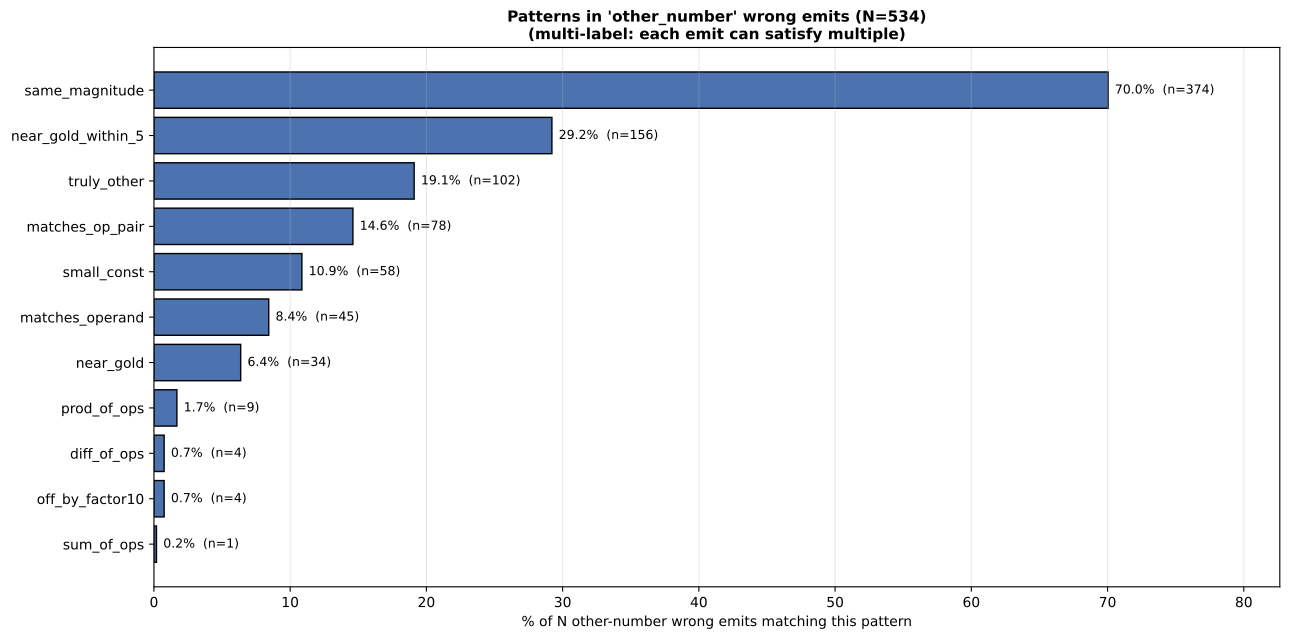

This chart was generated by the following Python code:
"""For 'other_number' wrong emits (the 88% of pre-rescue emits that are
neither markers nor zero nor unparsed), categorize what they actually are.

Categories tested for each wrong-emit value v vs gold g and question numbers
ops = [...]:
  - 'operand'       : v equals any number that appears in the question
  - 'sum_of_ops'    : v == sum(ops)
  - 'prod_of_ops'   : v == product(ops)
  - 'diff_of_ops'   : v == ops[0] − sum(ops[1:])
  - 'op_pair'       : v == any op_i ± op_j or op_i × op_j or op_i / op_j  (for any i ≠ j)
  - 'gold_off_by_1' : |v − g| ∈ {1}
  - 'gold_off_by_10': |v − g| ∈ {10, 100, 1000} or by-factor 10
  - 'small_const'   : v ∈ {0, 1, 2, 3, 5, 10, 100, 1000}
  - 'same_magnitude': same number of integer digits as g
  - 'other'         : none of the above

Output: other_number_patterns_gsm8k.{json,pdf}
"""
from __future__ import annotations

import json, re
from collections import Counter, defaultdict
from itertools import permutations
from pathlib import Path

import matplotlib
matplotlib.rcParams["text.parse_math"] = False
import matplotlib.pyplot as plt
import numpy as np
from matplotlib.backends.backend_pdf import PdfPages

PD = Path(__file__).resolve().parent
REPO = Path(__file__).resolve().parents[2]
FD_JSON = REPO / "experiments" / "computation_probes" / "force_decode_per_step_gsm8k.json"
OUT_JSON = PD / "other_number_patterns_gsm8k.json"
OUT_PDF = PD / "other_number_patterns_gsm8k.pdf"


def parse_markers(s):
    s = s.replace(",", "")
    return re.findall(r"<<(-?\d+\.?\d*)\s*([+\-*/])\s*(-?\d+\.?\d*)\s*=\s*(-?\d+\.?\d*)>>", s)


def emit_final(s):
    s = s.replace(",", "")
    nums = re.findall(r"-?\d+\.?\d*", s)
    if not nums: return None
    try: return float(nums[-1])
    except: return None


def extract_question_numbers(q):
    """Find all numeric values mentioned in the question text."""
    s = q.replace(",", "")
    nums = re.findall(r"-?\d+\.?\d*", s)
    out = []
    for n in nums:
        try: out.append(float(n))
        except: pass
    return out


def safe_div(a, b):
    if b == 0: return None
    return a / b


def n_digits(x):
    if x is None: return -1
    return len(str(int(abs(x)))) if x == int(x) else len(str(int(abs(x))))


def categorize(v, gold, ops, markers):
    """Return a SET of categories matching this wrong-emit value."""
    cats = set()
    if v is None:
        return {"unparsed"}
    # Markers (any intermediate marker result)
    for m in markers:
        if abs(v - m[3]) < 1e-3:
            cats.add("matches_marker"); break
    # Direct operand match
    if any(abs(v - x) < 1e-3 for x in ops):
        cats.add("matches_operand")
    # Full-chain alternative ops
    if ops and abs(v - sum(ops)) < 1e-3:
        cats.add("sum_of_ops")
    if ops:
        prod = 1.0
        for x in ops: prod *= x
        if abs(v - prod) < 1e-3:
            cats.add("prod_of_ops")
    if ops and len(ops) >= 2 and abs(v - (ops[0] - sum(ops[1:]))) < 1e-3:
        cats.add("diff_of_ops")
    # Any pair-op
    for i in range(len(ops)):
        for j in range(len(ops)):
            if i == j: continue
            a, b = ops[i], ops[j]
            for r in [a + b, a - b, a * b, safe_div(a, b)]:
                if r is None: continue
                if abs(v - r) < 1e-3:
                    cats.add("matches_op_pair"); break
            if "matches_op_pair" in cats: break
        if "matches_op_pair" in cats: break
    # Off-by-small
    if abs(v - gold) <= 1:
        cats.add("near_gold")  # ±1
    if 0 < abs(v - gold) <= 5:
        cats.add("near_gold_within_5")
    # Off by factor of 10
    if gold != 0 and v != 0:
        ratio = v / gold
        for f in [10, 0.1, 100, 0.01, 1000, 0.001]:
            if abs(ratio - f) < 1e-3:
                cats.add("off_by_factor10"); break
    # Magnitude match
    if abs(v) > 0 and abs(gold) > 0:
        if int(np.log10(abs(v))) == int(np.log10(abs(gold))):
            cats.add("same_magnitude")
    # Small constant
    if v in [0, 1, 2, 3, 4, 5, 10, 100, 1000]:
        cats.add("small_const")
    # If nothing matched
    if not cats:
        cats.add("truly_other")
    return cats


def main():
    fd = json.load(open(FD_JSON))
    from datasets import load_dataset
    ds = load_dataset("gsm8k", "main")["test"]

    rows = fd["rows"]
    n_steps = len(rows[0]["step_emits"])

    # Collect all "other_number" wrong emits from CORRECT-AT-STEP-6 problems
    # (those that needed rescue), so we focus on the pre-rescue cohort.
    wrong_emits = []   # list of dicts: {idx, step, v, gold, ops, markers, q}
    for r in rows:
        idx = r["idx"]
        ex = ds[idx]
        gold_match = re.search(r"####\s*(-?\d+\.?\d*)", ex["answer"].replace(",", ""))
        if gold_match is None: continue
        gold = float(gold_match.group(1))
        markers = [(float(a), op, float(b), float(c))
                   for a, op, b, c in parse_markers(ex["answer"])]
        emit_vals = [emit_final(e) for e in r["step_emits"]]
        step_correct = [v is not None and abs(v - gold) < 1e-3 for v in emit_vals]
        if not step_correct[-1]: continue   # focus on correct-at-step-6 only
        first_correct = next((k for k, c in enumerate(step_correct) if c), -1)
        if first_correct < 1: continue   # skip 'already-correct' problems
        ops = extract_question_numbers(ex["question"])
        for k in range(first_correct):
            v = emit_vals[k]
            if v is None or v == 0: continue
            # check it's "other_number" — i.e., NOT a marker match
            is_marker = markers and any(abs(v - m[3]) < 1e-3 for m in markers)
            if is_marker: continue
            wrong_emits.append({
                "idx": idx, "step": k + 1, "v": v, "gold": gold,
                "ops": ops, "markers": markers,
                "first_correct_step": first_correct + 1,
                "q": ex["question"].strip().replace("  ", " "),
                "emit_text": r["step_emits"][k],
            })

    print(f"  N other-number wrong emits to categorize: {len(wrong_emits)}")

    # Categorize each
    counts = Counter()
    by_first = defaultdict(Counter)
    examples_per_cat = defaultdict(list)
    for w in wrong_emits:
        cats = categorize(w["v"], w["gold"], w["ops"], w["markers"])
        for c in cats: counts[c] += 1
        for c in cats: by_first[w["first_correct_step"]][c] += 1
        # collect samples
        primary_cat = "truly_other"
        for c in ["matches_operand", "matches_op_pair", "sum_of_ops",
                  "prod_of_ops", "diff_of_ops", "small_const",
                  "off_by_factor10", "near_gold", "near_gold_within_5",
                  "same_magnitude"]:
            if c in cats:
                primary_cat = c; break
        if len(examples_per_cat[primary_cat]) < 5:
            examples_per_cat[primary_cat].append({
                "idx": w["idx"], "step": w["step"], "v": w["v"], "gold": w["gold"],
                "ops_in_q": w["ops"][:6],
                "emit_text": w["emit_text"][:80],
            })

    total = len(wrong_emits)
    print(f"\nCategory counts (multi-label; each emit can hit multiple):")
    for c, n in counts.most_common():
        pct = n / total * 100
        bar = "█" * int(pct / 2)
        print(f"  {c:<22} {n:>4}  ({pct:5.1f}%)  {bar}")

    out = {
        "n_other_number_wrong_emits": total,
        "category_counts": dict(counts),
        "by_first_correct_step": {k: dict(v) for k, v in by_first.items()},
        "examples_per_category": {c: l for c, l in examples_per_cat.items()},
    }
    OUT_JSON.write_text(json.dumps(out, indent=2))
    print(f"\nsaved {OUT_JSON}")

    # Plots
    with PdfPages(OUT_PDF) as pdf:
        # Page 1: bar of category counts
        fig, ax = plt.subplots(figsize=(13, 6.5))
        labels = [c for c, _ in counts.most_common()]
        vals = [counts[c] / total * 100 for c in labels]
        bars = ax.barh(range(len(labels)), vals, color="#4c72b0",
                       edgecolor="black")
        ax.set_yticks(range(len(labels))); ax.set_yticklabels(labels)
        for i, v in enumerate(vals):
            ax.text(v + 0.5, i, f"{v:.1f}%  (n={counts[labels[i]]})",
                    va="center", fontsize=9)
        ax.set_xlabel("% of N other-number wrong emits matching this pattern")
        ax.set_title(f"Patterns in 'other_number' wrong emits (N={total})\n"
                     "(multi-label: each emit can satisfy multiple)",
                     fontsize=11, fontweight="bold")
        ax.invert_yaxis(); ax.grid(axis="x", alpha=0.3)
        ax.set_xlim(0, max(vals) * 1.18)
        fig.tight_layout()
        pdf.savefig(fig, bbox_inches="tight"); plt.close(fig)

        # Page 2: text summary + interpretation
        fig, ax = plt.subplots(figsize=(11.5, 8.5))
        ax.axis("off")
        body = (f"'Other-number' wrong-emit analysis  (N = {total} entries)\n\n"
                "Categories (each emit can satisfy multiple):\n\n")
        for c in labels:
            n = counts[c]; pct = n / total * 100
            body += f"  {c:<26} {n:>4}  ({pct:5.1f}%)\n"
        body += (f"\nInterpretation:\n"
                 f"  - 'matches_operand': model emits a number that LITERALLY APPEARS in Q\n"
                 f"  - 'matches_op_pair': model emits a sum/product/diff of TWO operands\n"
                 f"  - 'sum_of_ops/prod_of_ops/diff_of_ops': full-chain alternative answers\n"
                 f"  - 'near_gold' / 'near_gold_within_5': off-by-1 or off-by-≤5\n"
                 f"  - 'same_magnitude': same number-of-digits as gold (right magnitude, wrong value)\n"
                 f"  - 'off_by_factor10': order-of-magnitude error\n"
                 f"  - 'truly_other': none of the above\n")
        ax.text(0.04, 0.95, body, va="top", ha="left", family="monospace", fontsize=10)
        ax.set_title("Other-number patterns — interpretation",
                     fontsize=12, fontweight="bold")
        pdf.savefig(fig, bbox_inches="tight"); plt.close(fig)

        # Page 3: sample emits per category
        for cat in ["matches_operand", "matches_op_pair", "sum_of_ops", "prod_of_ops",
                    "diff_of_ops", "small_const", "off_by_factor10", "near_gold",
                    "same_magnitude", "truly_other"]:
            exs = examples_per_cat.get(cat, [])
            if not exs: continue
            fig, ax = plt.subplots(figsize=(11.5, 6))
            ax.axis("off")
            body = f"Category: {cat}\n\n"
            for e in exs:
                body += (f"  idx={e['idx']}  step={e['step']}  emit={e['v']:g}  gold={e['gold']:g}\n"
                         f"    operands in Q: {e['ops_in_q']}\n"
                         f"    emit text: {e['emit_text']!r}\n\n")
            ax.text(0.02, 0.97, body, va="top", ha="left",
                    family="monospace", fontsize=9)
            ax.set_title(f"Samples — '{cat}'",
                         fontsize=12, fontweight="bold")
            pdf.savefig(fig, bbox_inches="tight"); plt.close(fig)
    print(f"saved {OUT_PDF}")


if __name__ == "__main__":
    main()
